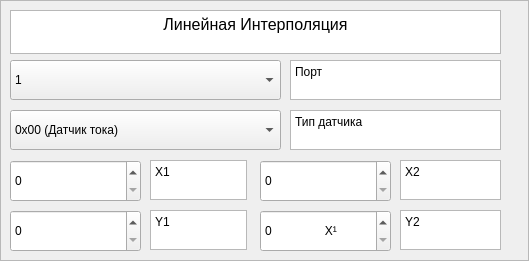
               <widget class="QFrame" name="frame_12">
                <property name="minimumSize">
                 <size>
                  <width>529</width>
                  <height>200</height>
                 </size>
                </property>
                <property name="frameShape">
                 <enum>QFrame::Shape::StyledPanel</enum>
                </property>
                <property name="frameShadow">
                 <enum>QFrame::Shadow::Raised</enum>
                </property>
                <widget class="QComboBox" name="comboBox_9">
                 <property name="geometry">
                  <rect>
                   <x>10</x>
                   <y>110</y>
                   <width>271</width>
                   <height>40</height>
                  </rect>
                 </property>
                 <property name="sizePolicy">
                  <sizepolicy hsizetype="Expanding" vsizetype="Fixed">
                   <horstretch>0</horstretch>
                   <verstretch>0</verstretch>
                  </sizepolicy>
                 </property>
                 <property name="minimumSize">
                  <size>
                   <width>200</width>
                   <height>40</height>
                  </size>
                 </property>
                 <property name="layoutDirection">
                  <enum>Qt::LayoutDirection::LeftToRight</enum>
                 </property>
                 <item>
                  <property name="text">
                   <string>0x00 (Датчик тока)</string>
                  </property>
                 </item>
                 <item>
                  <property name="text">
                   <string>0x01 (Датчик Namur)</string>
                  </property>
                 </item>
                 <item>
                  <property name="text">
                   <string>0x02 (Датчик температуры)</string>
                  </property>
                 </item>
                 <item>
                  <property name="text">
                   <string>0x04 (Датчик напряжения)</string>
                  </property>
                 </item>
                </widget>
                <widget class="QComboBox" name="comboBox_10">
                 <property name="geometry">
                  <rect>
                   <x>10</x>
                   <y>60</y>
                   <width>271</width>
                   <height>40</height>
                  </rect>
                 </property>
                 <property name="sizePolicy">
                  <sizepolicy hsizetype="Expanding" vsizetype="Fixed">
                   <horstretch>0</horstretch>
                   <verstretch>0</verstretch>
                  </sizepolicy>
                 </property>
                 <property name="minimumSize">
                  <size>
                   <width>200</width>
                   <height>40</height>
                  </size>
                 </property>
                 <property name="layoutDirection">
                  <enum>Qt::LayoutDirection::LeftToRight</enum>
                 </property>
                 <item>
                  <property name="text">
                   <string>1</string>
                  </property>
                 </item>
                 <item>
                  <property name="text">
                   <string>2</string>
                  </property>
                 </item>
                 <item>
                  <property name="text">
                   <string>3</string>
                  </property>
                 </item>
                 <item>
                  <property name="text">
                   <string>4</string>
                  </property>
                 </item>
                 <item>
                  <property name="text">
                   <string>5</string>
                  </property>
                 </item>
                 <item>
                  <property name="text">
                   <string>6</string>
                  </property>
                 </item>
                 <item>
                  <property name="text">
                   <string>7</string>
                  </property>
                 </item>
                 <item>
                  <property name="text">
                   <string>8</string>
                  </property>
                 </item>
                </widget>
                <widget class="QSpinBox" name="spinBox_3">
                 <property name="geometry">
                  <rect>
                   <x>260</x>
                   <y>210</y>
                   <width>131</width>
                   <height>42</height>
                  </rect>
                 </property>
                 <property name="sizePolicy">
                  <sizepolicy hsizetype="Expanding" vsizetype="Fixed">
                   <horstretch>0</horstretch>
                   <verstretch>0</verstretch>
                  </sizepolicy>
                 </property>
                 <property name="minimumSize">
                  <size>
                   <width>0</width>
                   <height>42</height>
                  </size>
                 </property>
                 <property name="layoutDirection">
                  <enum>Qt::LayoutDirection::LeftToRight</enum>
                 </property>
                 <property name="styleSheet">
                  <string notr="true"/>
                 </property>
                 <property name="suffix">
                  <string>                X¹</string>
                 </property>
                 <property name="maximum">
                  <number>65535</number>
                 </property>
                </widget>
                <widget class="QSpinBox" name="spinBox_5">
                 <property name="geometry">
                  <rect>
                   <x>260</x>
                   <y>160</y>
                   <width>131</width>
                   <height>42</height>
                  </rect>
                 </property>
                 <property name="sizePolicy">
                  <sizepolicy hsizetype="Expanding" vsizetype="Fixed">
                   <horstretch>0</horstretch>
                   <verstretch>0</verstretch>
                  </sizepolicy>
                 </property>
                 <property name="minimumSize">
                  <size>
                   <width>0</width>
                   <height>42</height>
                  </size>
                 </property>
                 <property name="layoutDirection">
                  <enum>Qt::LayoutDirection::LeftToRight</enum>
                 </property>
                 <property name="maximum">
                  <number>65535</number>
                 </property>
                </widget>
                <widget class="QSpinBox" name="spinBox_6">
                 <property name="geometry">
                  <rect>
                   <x>10</x>
                   <y>210</y>
                   <width>131</width>
                   <height>42</height>
                  </rect>
                 </property>
                 <property name="sizePolicy">
                  <sizepolicy hsizetype="Expanding" vsizetype="Fixed">
                   <horstretch>0</horstretch>
                   <verstretch>0</verstretch>
                  </sizepolicy>
                 </property>
                 <property name="minimumSize">
                  <size>
                   <width>0</width>
                   <height>42</height>
                  </size>
                 </property>
                 <property name="layoutDirection">
                  <enum>Qt::LayoutDirection::LeftToRight</enum>
                 </property>
                 <property name="maximum">
                  <number>65535</number>
                 </property>
                </widget>
                <widget class="QSpinBox" name="spinBox_7">
                 <property name="geometry">
                  <rect>
                   <x>10</x>
                   <y>160</y>
                   <width>131</width>
                   <height>42</height>
                  </rect>
                 </property>
                 <property name="sizePolicy">
                  <sizepolicy hsizetype="Expanding" vsizetype="Fixed">
                   <horstretch>0</horstretch>
                   <verstretch>0</verstretch>
                  </sizepolicy>
                 </property>
                 <property name="minimumSize">
                  <size>
                   <width>0</width>
                   <height>42</height>
                  </size>
                 </property>
                 <property name="layoutDirection">
                  <enum>Qt::LayoutDirection::LeftToRight</enum>
                 </property>
                 <property name="maximum">
                  <number>65535</number>
                 </property>
                </widget>
                <widget class="QTextBrowser" name="textBrowser_67">
                 <property name="geometry">
                  <rect>
                   <x>290</x>
                   <y>60</y>
                   <width>211</width>
                   <height>40</height>
                  </rect>
                 </property>
                 <property name="sizePolicy">
                  <sizepolicy hsizetype="Minimum" vsizetype="Expanding">
                   <horstretch>0</horstretch>
                   <verstretch>0</verstretch>
                  </sizepolicy>
                 </property>
                 <property name="minimumSize">
                  <size>
                   <width>97</width>
                   <height>0</height>
                  </size>
                 </property>
                 <property name="maximumSize">
                  <size>
                   <width>16777215</width>
                   <height>40</height>
                  </size>
                 </property>
                 <property name="html">
                  <string>&lt;!DOCTYPE HTML PUBLIC &quot;-//W3C//DTD HTML 4.0//EN&quot; &quot;http://www.w3.org/TR/REC-html40/strict.dtd&quot;&gt;
&lt;html&gt;&lt;head&gt;&lt;meta name=&quot;qrichtext&quot; content=&quot;1&quot; /&gt;&lt;meta charset=&quot;utf-8&quot; /&gt;&lt;style type=&quot;text/css&quot;&gt;
p, li { white-space: pre-wrap; }
hr { height: 1px; border-width: 0; }
li.unchecked::marker { content: &quot;\2610&quot;; }
li.checked::marker { content: &quot;\2612&quot;; }
&lt;/style&gt;&lt;/head&gt;&lt;body style=&quot; font-family:'Noto Sans SC'; font-size:9pt; font-weight:400; font-style:normal;&quot;&gt;
&lt;p style=&quot; margin-top:0px; margin-bottom:0px; margin-left:0px; margin-right:0px; -qt-block-indent:0; text-indent:0px;&quot;&gt;Порт&lt;/p&gt;&lt;/body&gt;&lt;/html&gt;</string>
                 </property>
                </widget>
                <widget class="QTextBrowser" name="textBrowser_68">
                 <property name="geometry">
                  <rect>
                   <x>290</x>
                   <y>110</y>
                   <width>211</width>
                   <height>40</height>
                  </rect>
                 </property>
                 <property name="sizePolicy">
                  <sizepolicy hsizetype="Minimum" vsizetype="Expanding">
                   <horstretch>0</horstretch>
                   <verstretch>0</verstretch>
                  </sizepolicy>
                 </property>
                 <property name="minimumSize">
                  <size>
                   <width>97</width>
                   <height>0</height>
                  </size>
                 </property>
                 <property name="maximumSize">
                  <size>
                   <width>16777215</width>
                   <height>40</height>
                  </size>
                 </property>
                 <property name="html">
                  <string>&lt;!DOCTYPE HTML PUBLIC &quot;-//W3C//DTD HTML 4.0//EN&quot; &quot;http://www.w3.org/TR/REC-html40/strict.dtd&quot;&gt;
&lt;html&gt;&lt;head&gt;&lt;meta name=&quot;qrichtext&quot; content=&quot;1&quot; /&gt;&lt;meta charset=&quot;utf-8&quot; /&gt;&lt;style type=&quot;text/css&quot;&gt;
p, li { white-space: pre-wrap; }
hr { height: 1px; border-width: 0; }
li.unchecked::marker { content: &quot;\2610&quot;; }
li.checked::marker { content: &quot;\2612&quot;; }
&lt;/style&gt;&lt;/head&gt;&lt;body style=&quot; font-family:'Noto Sans SC'; font-size:9pt; font-weight:400; font-style:normal;&quot;&gt;
&lt;p style=&quot; margin-top:0px; margin-bottom:0px; margin-left:0px; margin-right:0px; -qt-block-indent:0; text-indent:0px;&quot;&gt;Тип датчика&lt;/p&gt;&lt;/body&gt;&lt;/html&gt;</string>
                 </property>
                </widget>
                <widget class="QTextBrowser" name="textBrowser_69">
                 <property name="geometry">
                  <rect>
                   <x>150</x>
                   <y>160</y>
                   <width>97</width>
                   <height>40</height>
                  </rect>
                 </property>
                 <property name="sizePolicy">
                  <sizepolicy hsizetype="Minimum" vsizetype="Expanding">
                   <horstretch>0</horstretch>
                   <verstretch>0</verstretch>
                  </sizepolicy>
                 </property>
                 <property name="minimumSize">
                  <size>
                   <width>97</width>
                   <height>0</height>
                  </size>
                 </property>
                 <property name="maximumSize">
                  <size>
                   <width>16777215</width>
                   <height>40</height>
                  </size>
                 </property>
                 <property name="html">
                  <string>&lt;!DOCTYPE HTML PUBLIC &quot;-//W3C//DTD HTML 4.0//EN&quot; &quot;http://www.w3.org/TR/REC-html40/strict.dtd&quot;&gt;
&lt;html&gt;&lt;head&gt;&lt;meta name=&quot;qrichtext&quot; content=&quot;1&quot; /&gt;&lt;meta charset=&quot;utf-8&quot; /&gt;&lt;style type=&quot;text/css&quot;&gt;
p, li { white-space: pre-wrap; }
hr { height: 1px; border-width: 0; }
li.unchecked::marker { content: &quot;\2610&quot;; }
li.checked::marker { content: &quot;\2612&quot;; }
&lt;/style&gt;&lt;/head&gt;&lt;body style=&quot; font-family:'Noto Sans SC'; font-size:9pt; font-weight:400; font-style:normal;&quot;&gt;
&lt;p style=&quot; margin-top:0px; margin-bottom:0px; margin-left:0px; margin-right:0px; -qt-block-indent:0; text-indent:0px;&quot;&gt;Х1&lt;/p&gt;&lt;/body&gt;&lt;/html&gt;</string>
                 </property>
                </widget>
                <widget class="QTextBrowser" name="textBrowser_70">
                 <property name="geometry">
                  <rect>
                   <x>150</x>
                   <y>210</y>
                   <width>97</width>
                   <height>40</height>
                  </rect>
                 </property>
                 <property name="sizePolicy">
                  <sizepolicy hsizetype="Minimum" vsizetype="Expanding">
                   <horstretch>0</horstretch>
                   <verstretch>0</verstretch>
                  </sizepolicy>
                 </property>
                 <property name="minimumSize">
                  <size>
                   <width>97</width>
                   <height>0</height>
                  </size>
                 </property>
                 <property name="maximumSize">
                  <size>
                   <width>16777215</width>
                   <height>40</height>
                  </size>
                 </property>
                 <property name="html">
                  <string>&lt;!DOCTYPE HTML PUBLIC &quot;-//W3C//DTD HTML 4.0//EN&quot; &quot;http://www.w3.org/TR/REC-html40/strict.dtd&quot;&gt;
&lt;html&gt;&lt;head&gt;&lt;meta name=&quot;qrichtext&quot; content=&quot;1&quot; /&gt;&lt;meta charset=&quot;utf-8&quot; /&gt;&lt;style type=&quot;text/css&quot;&gt;
p, li { white-space: pre-wrap; }
hr { height: 1px; border-width: 0; }
li.unchecked::marker { content: &quot;\2610&quot;; }
li.checked::marker { content: &quot;\2612&quot;; }
&lt;/style&gt;&lt;/head&gt;&lt;body style=&quot; font-family:'Noto Sans SC'; font-size:9pt; font-weight:400; font-style:normal;&quot;&gt;
&lt;p style=&quot; margin-top:0px; margin-bottom:0px; margin-left:0px; margin-right:0px; -qt-block-indent:0; text-indent:0px;&quot;&gt;Y1&lt;/p&gt;&lt;/body&gt;&lt;/html&gt;</string>
                 </property>
                </widget>
                <widget class="QTextBrowser" name="textBrowser_71">
                 <property name="geometry">
                  <rect>
                   <x>400</x>
                   <y>160</y>
                   <width>101</width>
                   <height>40</height>
                  </rect>
                 </property>
                 <property name="sizePolicy">
                  <sizepolicy hsizetype="Minimum" vsizetype="Expanding">
                   <horstretch>0</horstretch>
                   <verstretch>0</verstretch>
                  </sizepolicy>
                 </property>
                 <property name="minimumSize">
                  <size>
                   <width>97</width>
                   <height>0</height>
                  </size>
                 </property>
                 <property name="maximumSize">
                  <size>
                   <width>16777215</width>
                   <height>40</height>
                  </size>
                 </property>
                 <property name="html">
                  <string>&lt;!DOCTYPE HTML PUBLIC &quot;-//W3C//DTD HTML 4.0//EN&quot; &quot;http://www.w3.org/TR/REC-html40/strict.dtd&quot;&gt;
&lt;html&gt;&lt;head&gt;&lt;meta name=&quot;qrichtext&quot; content=&quot;1&quot; /&gt;&lt;meta charset=&quot;utf-8&quot; /&gt;&lt;style type=&quot;text/css&quot;&gt;
p, li { white-space: pre-wrap; }
hr { height: 1px; border-width: 0; }
li.unchecked::marker { content: &quot;\2610&quot;; }
li.checked::marker { content: &quot;\2612&quot;; }
&lt;/style&gt;&lt;/head&gt;&lt;body style=&quot; font-family:'Noto Sans SC'; font-size:9pt; font-weight:400; font-style:normal;&quot;&gt;
&lt;p style=&quot; margin-top:0px; margin-bottom:0px; margin-left:0px; margin-right:0px; -qt-block-indent:0; text-indent:0px;&quot;&gt;X2&lt;/p&gt;&lt;/body&gt;&lt;/html&gt;</string>
                 </property>
                </widget>
                <widget class="QTextBrowser" name="textBrowser_72">
                 <property name="geometry">
                  <rect>
                   <x>400</x>
                   <y>210</y>
                   <width>101</width>
                   <height>40</height>
                  </rect>
                 </property>
                 <property name="sizePolicy">
                  <sizepolicy hsizetype="Minimum" vsizetype="Expanding">
                   <horstretch>0</horstretch>
                   <verstretch>0</verstretch>
                  </sizepolicy>
                 </property>
                 <property name="minimumSize">
                  <size>
                   <width>97</width>
                   <height>0</height>
                  </size>
                 </property>
                 <property name="maximumSize">
                  <size>
                   <width>16777215</width>
                   <height>40</height>
                  </size>
                 </property>
                 <property name="html">
                  <string>&lt;!DOCTYPE HTML PUBLIC &quot;-//W3C//DTD HTML 4.0//EN&quot; &quot;http://www.w3.org/TR/REC-html40/strict.dtd&quot;&gt;
&lt;html&gt;&lt;head&gt;&lt;meta name=&quot;qrichtext&quot; content=&quot;1&quot; /&gt;&lt;meta charset=&quot;utf-8&quot; /&gt;&lt;style type=&quot;text/css&quot;&gt;
p, li { white-space: pre-wrap; }
hr { height: 1px; border-width: 0; }
li.unchecked::marker { content: &quot;\2610&quot;; }
li.checked::marker { content: &quot;\2612&quot;; }
&lt;/style&gt;&lt;/head&gt;&lt;body style=&quot; font-family:'Noto Sans SC'; font-size:9pt; font-weight:400; font-style:normal;&quot;&gt;
&lt;p style=&quot; margin-top:0px; margin-bottom:0px; margin-left:0px; margin-right:0px; -qt-block-indent:0; text-indent:0px;&quot;&gt;Y2&lt;/p&gt;&lt;/body&gt;&lt;/html&gt;</string>
                 </property>
                </widget>
                <widget class="QTextBrowser" name="textBrowser_81">
                 <property name="geometry">
                  <rect>
                   <x>10</x>
                   <y>10</y>
                   <width>491</width>
                   <height>44</height>
                  </rect>
                 </property>
                 <property name="sizePolicy">
                  <sizepolicy hsizetype="Minimum" vsizetype="Expanding">
                   <horstretch>0</horstretch>
                   <verstretch>0</verstretch>
                  </sizepolicy>
                 </property>
                 <property name="minimumSize">
                  <size>
                   <width>97</width>
                   <height>44</height>
                  </size>
                 </property>
                 <property name="maximumSize">
                  <size>
                   <width>16777215</width>
                   <height>40</height>
                  </size>
                 </property>
                 <property name="verticalScrollBarPolicy">
                  <enum>Qt::ScrollBarPolicy::ScrollBarAlwaysOff</enum>
                 </property>
                 <property name="horizontalScrollBarPolicy">
                  <enum>Qt::ScrollBarPolicy::ScrollBarAlwaysOff</enum>
                 </property>
                 <property name="html">
                  <string>&lt;!DOCTYPE HTML PUBLIC &quot;-//W3C//DTD HTML 4.0//EN&quot; &quot;http://www.w3.org/TR/REC-html40/strict.dtd&quot;&gt;
&lt;html&gt;&lt;head&gt;&lt;meta name=&quot;qrichtext&quot; content=&quot;1&quot; /&gt;&lt;meta charset=&quot;utf-8&quot; /&gt;&lt;style type=&quot;text/css&quot;&gt;
p, li { white-space: pre-wrap; }
hr { height: 1px; border-width: 0; }
li.unchecked::marker { content: &quot;\2610&quot;; }
li.checked::marker { content: &quot;\2612&quot;; }
&lt;/style&gt;&lt;/head&gt;&lt;body style=&quot; font-family:'Noto Sans SC'; font-size:9pt; font-weight:400; font-style:normal;&quot;&gt;
&lt;p align=&quot;center&quot; style=&quot; margin-top:0px; margin-bottom:0px; margin-left:0px; margin-right:0px; -qt-block-indent:0; text-indent:0px;&quot;&gt;&lt;span style=&quot; font-size:12pt;&quot;&gt;Линейная Интерполяция&lt;/span&gt;&lt;/p&gt;&lt;/body&gt;&lt;/html&gt;</string>
                 </property>
                </widget>
               </widget>
